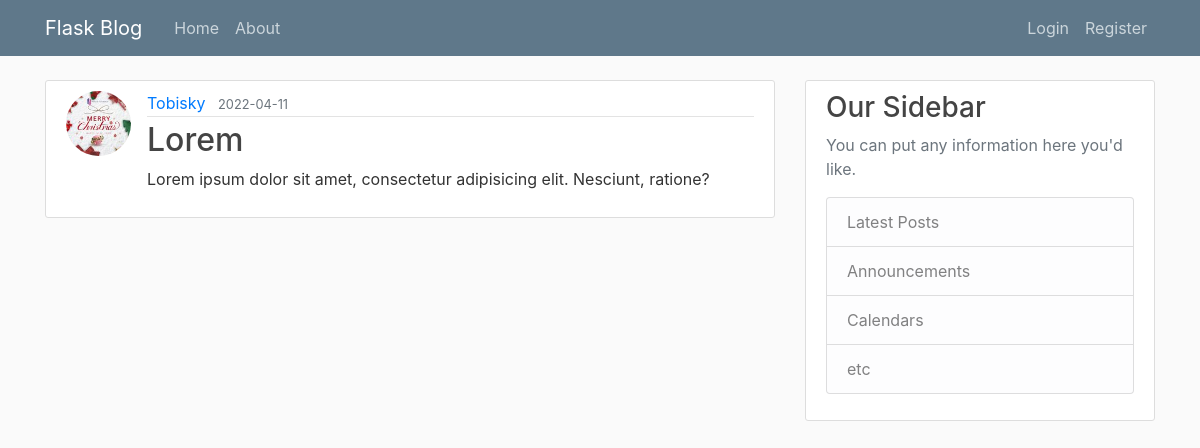
Screenshot of /post/3 with the database file from the repository.
### flaskblog/models.py (models this page shows, shortened)
class User(db.Model, UserMixin):
    id = db.Column(db.Integer, primary_key = True)
    username = db.Column(db.String(20), unique = True, nullable = False)
    email = db.Column(db.String(120), unique = True, nullable = False)
    image_file = db.Column(db.String(120), nullable = False, default = 'default.jpg')
    password = db.Column(db.String(60), nullable = False)
    posts = db.relationship('Post',  backref = 'author' , lazy = True)

class Post(db.Model):
    id = db.Column(db.Integer, primary_key = True)
    title = db.Column(db.String(100), nullable = False)
    content = db.Column(db.Text, nullable = False)
    date_posted = db.Column(db.DateTime, nullable = False , default = datetime.utcnow)
    user_id = db.Column(db.Integer, db.ForeignKey('user.id'), nullable= False)

### flaskblog/routes.py (the view)
@app.route("/post/<int:post_id>")
def post(post_id):
    post = Post.query.get_or_404(post_id)
    return render_template("post.html", title = post.title, post = post)

### flaskblog/templates/post.html (shortened to what this page needs)
{% extends 'layout.html' %}
{% block content %}
    <article class="media content-section">
        <img class="rounded-circle article-img"
            src="{{ url_for('static', filename='profile_pics/' + post.author.image_file) }}" alt="">
        <div class="media-body">
            <div class="article-metadata">
                <a class="mr-2" href="{{ url_for('account') }}">{{ post.author.username }}</a>
                <small class="text-muted">{{ post.date_posted.strftime('%Y-%m-%d ') }}</small>
            </div>
            <h2>{{ post.title }}</h2>
            <p class="article-content">{{ post.content }}</p>
        </div>
    </article>
{% endblock %}

### flaskblog/static/main.css (style rules this page uses)
body { background: #fafafa; color: #333333; margin-top: 5rem; }
h1, h2, h3, h4, h5, h6 { color: #444444; }
.content-section { background: #ffffff; padding: 10px 20px; border: 1px solid #dddddd; border-radius: 3px; margin-bottom: 20px; }
.article-content { white-space: pre-line; }
.article-img { height: 65px; width: 65px; margin-right: 16px; }
.article-metadata { padding-bottom: 1px; margin-bottom: 4px; border-bottom: 1px solid #e3e3e3 }

### rows the page displays
User: image_file (picture), author.username "Tobisky"
Post: date_posted "2022-04-11", title "Lorem", content "Lorem ipsum dolor sit amet, consectetur adipisicing elit. Nesciunt, ratione?"
